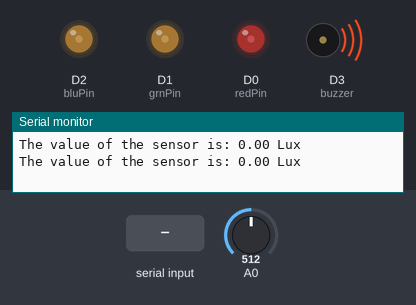
A program run on a simulated ESP8266 (NodeMCU). Shown: output pins drawn as LEDs (lit = HIGH), buzzer (waves = sounding, pin HIGH), the last lines printed to the serial monitor. Inputs (shaded band) come from the test bench; at power-on: A0 = 512.

Above: at 1.8 s.
1.9 s: A0 set to 678
3.4 s: A0 set to 696
At 4.6 s:
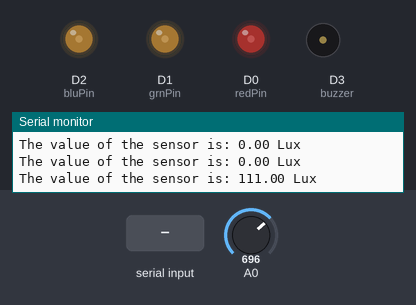
5.5 s: A0 set to 1023
At 7.2 s:
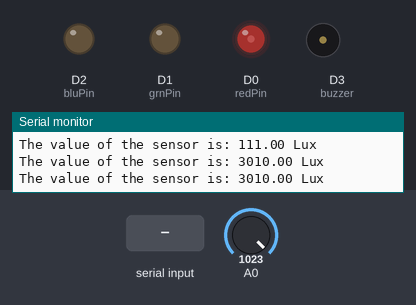
7.5 s: "B" received over Serial
At 9.8 s:
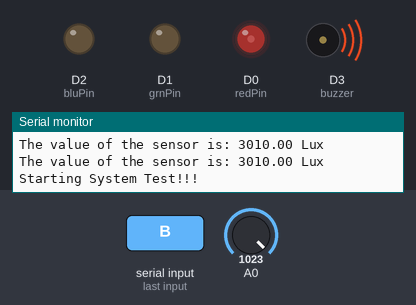
Timing chart, 0 to 15.5 s (numbered marks = the images above; inputs shaded):
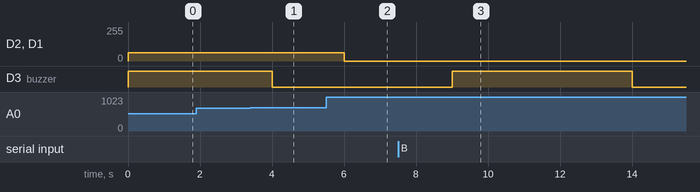

The program:

main.cpp
```cpp
//--------------------
// Title: Light_Sensor
//--------------------
// Program Detail:
//--------------------
// Purpose:
//          Monitors light intensity levels in Lux. If the Lux<"luxThreshold" then the active buzzer activates. If the Lux>="luxThreshold"
//          the the color RGB LED will change from white to red as the brigthness increases. Lux level is displayed on the terminal screen.
//          If the user enters "B" then the buzzer will be activated for ~5 seconds to act as a system test.
// Inputs: Terminal, AN0(light sensor)
// Outputs: Terminal, GPIO 0,1,2(RGB LED), GPIO 3(Active Buzzer)
// Date: Sept. 30, 2023 - 6:20PM
// Compiler: VS Studio IDE 1.82.2 , PlatformIO core 6.1.11
// Author: Daniel Rebich
// Versions:
//      V1 - Original Iteration

//--------------------
// File Dependencies: NONE
//--------------------
#include <Arduino.h>
#include <math.h>
//--------------------
// Main Program
//--------------------

//Function Declartions:
int ADCtoLuxConversion(int);
int ADCtoRGBconversion(float);

//Pin Variable Names:
const int redPin = D0;
const int grnPin = D1;
const int bluPin = D2;
const int buzzer = D3;

float readValue = 0; //Value obtained from ADC
float luxValue = 0;

float indoorLightingLevel = 1000; //This assumes the level of light in side a typical room is 1000 Lux
float maxLightLevel = 3000; //this is taken from the lab assignment parametes of being the max avlue to measure
float minLightLevel = 0; //this assumes complete darkness
float luxThreshold = 50; //this is the value which if vbelow will sound the buzzer

float maxADCvalue = 1024;
float minADCvalue = 16;

void setup() {
  Serial.begin(9600);

  //RGB LED and Buzzer Setup
  pinMode(redPin, OUTPUT);
  pinMode(grnPin, OUTPUT);
  pinMode(bluPin, OUTPUT);
  pinMode(buzzer, OUTPUT);
  analogWrite(redPin, 255);
  analogWrite(grnPin, 255);
  analogWrite(bluPin, 255);
  digitalWrite(buzzer, LOW);
}

void loop() {
  readValue = analogRead(A0);
  float voltage = readValue * (3.3/1024) * 1000;

  //turns read value into Lux value
  luxValue = ADCtoLuxConversion(voltage);

  //Prints Lux value to terminal
  Serial.print("The value of the sensor is: ");
  Serial.print(luxValue);
  Serial.println(" Lux");

  //Change lighting accordingly for light levels(white for low, red for high, gradient)
  analogWrite(grnPin, ADCtoRGBconversion(luxValue));
  analogWrite(bluPin, ADCtoRGBconversion(luxValue));

  //Call a funciton to check whether the light sensor input is below a certain threshold
  if(luxValue < luxThreshold){
    digitalWrite(buzzer, HIGH);//sound buzzer
    analogWrite(grnPin, 255);
    analogWrite(bluPin, 255);
    analogWrite(redPin, 255);
  }
  else{
    digitalWrite(buzzer, LOW);//turn off buzzer
  }

  //look for the user input
  //if User endter "B" then the buzzer needs to sound for 5 seconds
  if(Serial.available() > 0){
    String tempVar = Serial.readString();
    tempVar.trim();

    if(tempVar == "B"){
      Serial.println("Starting System Test!!!");
      digitalWrite(buzzer, HIGH);//sound buzzer for 5 seconds
      delay(5000); //5 second delay
      digitalWrite(buzzer, LOW); //turn buzzer off
      Serial.println("Test Complete!!!");
    }else {
      Serial.println("Input Not Accepted!");
    }
  }

  //1 sec delay before repeat
  delay(1000);
}

int ADCtoLuxConversion(int readValue){
  int convertedValue = 0;
  convertedValue = 2.75 * readValue - 6054;
  if(convertedValue < 0){
    return 0;
  }
  return convertedValue;
}

int ADCtoRGBconversion(float ADCvalue){
  //RGB scale goes from 0 to 255
  //old value - old min / old max - old min     *     new max - new min     + new min
  float RGBvalue = (255 - 0) * ((ADCvalue - 0)/(3021 - 0)) + 0;
  RGBvalue = 255 - RGBvalue;

  return RGBvalue;
}
```

Measured:
- the behaviour switches between 688 and 689 on A0 (found by bisection; images 0 and 1)
- after the input at 3.4 s, D2 (bluPin), D1 (grnPin): 63/255 → 61/255 after 0.60 s; D3 (buzzer): HIGH → LOW after 0.60 s
- after the input at 5.5 s, D2 (bluPin), D1 (grnPin): 61/255 → 0/255 after 0.50 s
- after the input at 7.5 s, D3 (buzzer): LOW → HIGH after 1.5 s, → LOW 5.0 s later
